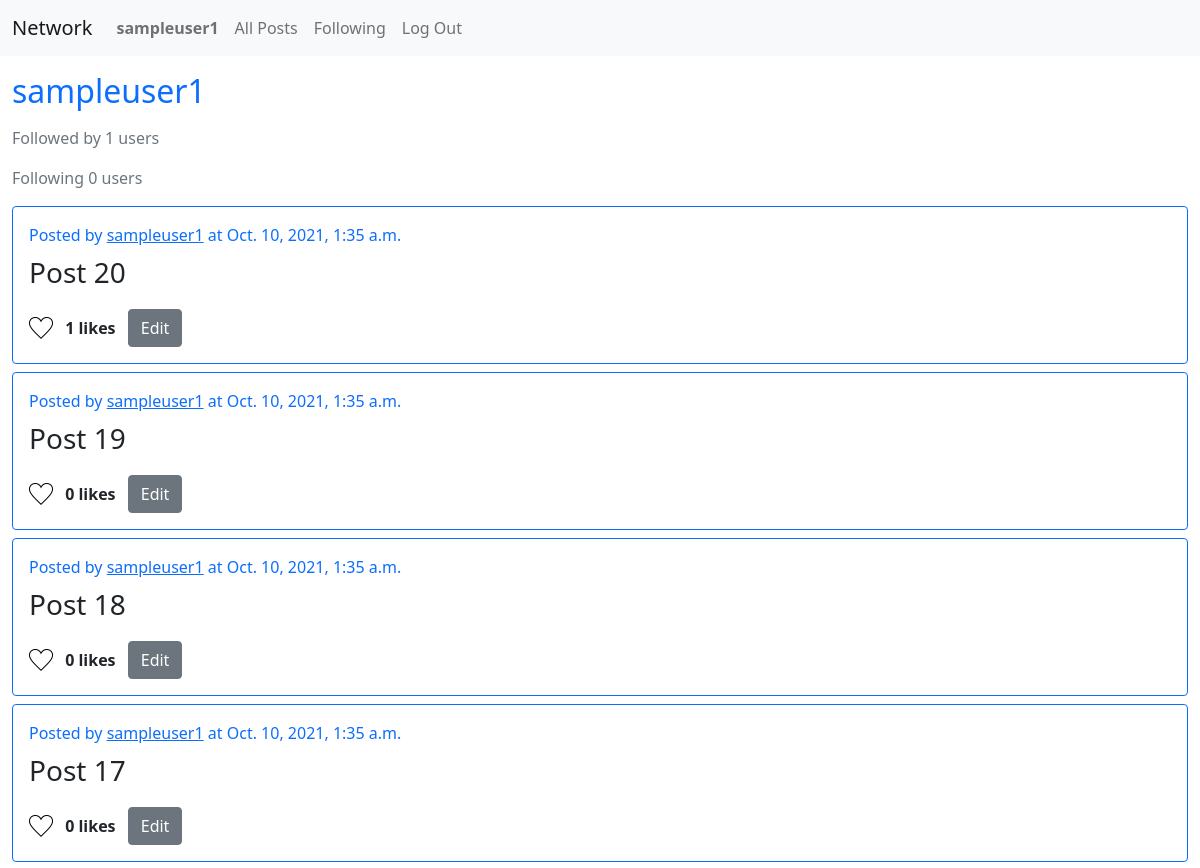
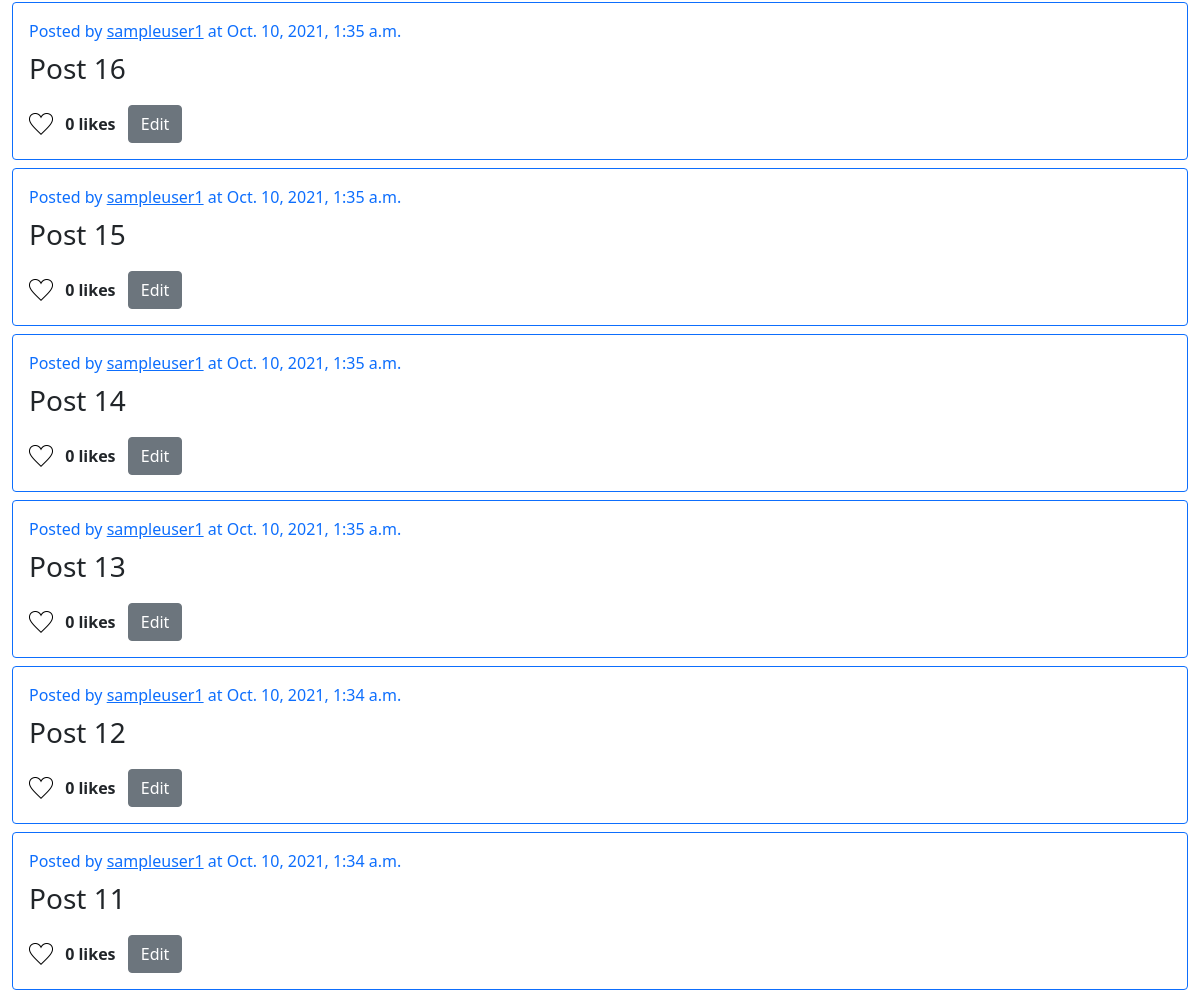
/user/1 (signed in), run on the app's committed database (2 pictures, top to bottom).
### network/models.py (models this page shows, shortened)
class User(AbstractUser):
    pass

class Post(models.Model):
    user = models.ForeignKey(User, on_delete=models.CASCADE, related_name='posts')
    content = models.CharField(max_length=500)
    creation_date = models.DateTimeField()

### network/views.py (the view)
# urls.py: path("user/<str:user_id>", views.user, name="user"),
def user(request, user_id):
    page_user = User.objects.get(id=user_id)
    if request.user.is_anonymous:
        return HttpResponseRedirect(reverse('login'))
    posts = page_user.posts.order_by('-creation_date')
    followed = FollowerRelation.objects.filter(user=request.user, followed_user=page_user).exists()
    return render(request, 'network/user.html', {
        'page_user': page_user,
        'posts': posts,
        'followed': followed,
    })

### network/templates/network/user.html (shortened to what this page needs)
{% extends "network/posts.html" %}
{% block header %}
    <h2 class="text-primary my-3">{{ page_user.username }}</h2>
    <p class="text-secondary">Followed by {{ page_user.followers.count }} users</p>
    <p class="text-secondary">Following {{ page_user.followed_users.count }} users</p>
{% endblock %}

### network/templates/network/posts.html (shortened to what this page needs)
{% extends "network/layout.html" %}
{% load static %}
{% load tz %}
{% block body %}
    {% block header %}
    {% endblock %}
    {% for post in posts %}
        <div class="post" data-id={{ post.id }}>
            <span class="post-info">Posted by <a href="{% url 'user' post.user.id %}">{{ post.user }}</a> at {{ post.creation_date|timezone:"America/Los_Angeles" }}</span>
            <p class="post-content">{{ post.content }}</p>
            {% if user.is_authenticated %}
                <input class="like-icon" type="image" src="{% static 'network/like-icon-empty.png' %}"/>
            {% endif %}
            <span class="post-likes col-sm-2">{{ post.post_likes.count }} likes</span>
            {% if user == post.user %}
                <button class="edit-button">Edit</button>
            {% endif %}
        </div>
    {% endfor %}
{% endblock %}

### network/templates/network/layout.html (shortened to what this page needs)
{% load static %}
<!DOCTYPE html>
<html lang="en">
    <head>
        <link href="https://cdn.jsdelivr.net/npm/bootstrap@5.1.1/dist/css/bootstrap.min.css" rel="stylesheet">
        <link href="{% static 'network/styles.css' %}" rel="stylesheet">
    </head>
    <body>
        <nav class="container-fluid navbar navbar-expand-lg navbar-light bg-light">
            <a class="navbar-brand" href="{% url 'index' %}">Network</a>
            <div>
              <ul class="navbar-nav mr-auto">
                {% if user.is_authenticated %}
                    <li class="nav-item">
                        <a class="nav-link" href="{% url 'user' user.id %}"><strong>{{ user.username }}</strong></a>
                    </li>
                {% endif %}
                <li class="nav-item">
                  <a class="nav-link" href="{% url 'index' %}">All Posts</a>
                </li>
                {% if user.is_authenticated %}
                    <li class="nav-item">
                        <a class="nav-link" href="{% url 'following' %}">Following</a>
                    </li>
                    <li class="nav-item">
                        <a class="nav-link" href="{% url 'logout' %}">Log Out</a>
                    </li>
                {% endif %}
              </ul>
            </div>
          </nav>
        <div class="container-fluid body">
            {% block body %}
            {% endblock %}
        </div>
    </body>
</html>

### data on the page
User: username "sampleuser1", followers.count "1", followed_users.count "0"
Post: user "sampleuser1", creation_date "Oct. 10, 2021, 1:35 a.m.", content "Post 20", post_likes.count "1", shows "Edit"
Post: user "sampleuser1", creation_date "Oct. 10, 2021, 1:35 a.m.", content "Post 19", post_likes.count "0", shows "Edit"
Post: user "sampleuser1", creation_date "Oct. 10, 2021, 1:35 a.m.", content "Post 18", post_likes.count "0", shows "Edit"
Post: user "sampleuser1", creation_date "Oct. 10, 2021, 1:35 a.m.", content "Post 17", post_likes.count "0", shows "Edit"
Post: user "sampleuser1", creation_date "Oct. 10, 2021, 1:35 a.m.", content "Post 16", post_likes.count "0", shows "Edit"
Post: user "sampleuser1", creation_date "Oct. 10, 2021, 1:35 a.m.", content "Post 15", post_likes.count "0", shows "Edit"
Post: user "sampleuser1", creation_date "Oct. 10, 2021, 1:35 a.m.", content "Post 14", post_likes.count "0", shows "Edit"
Post: user "sampleuser1", creation_date "Oct. 10, 2021, 1:35 a.m.", content "Post 13", post_likes.count "0", shows "Edit"
Post: user "sampleuser1", creation_date "Oct. 10, 2021, 1:34 a.m.", content "Post 12", post_likes.count "0", shows "Edit"
Post: user "sampleuser1", creation_date "Oct. 10, 2021, 1:34 a.m.", content "Post 11", post_likes.count "0", shows "Edit"
